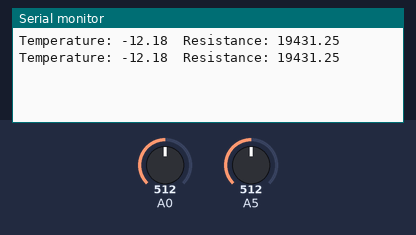
Bench run of a sketch on a simulated Arduino Uno, built with avr-gcc and run on an emulated ATmega328P. Shown: the last lines printed to the serial monitor. Inputs (shaded band) come from the test bench; at power-on: A0 = 512, A5 = 512.

Above: at 1.3 s.
1.4 s: A0 set to 0
At 2.4 s:
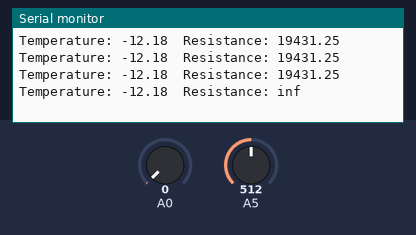
4.0 s: A5 set to 0
At 4.9 s:
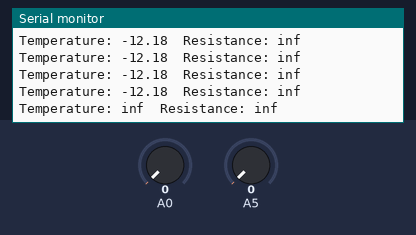
6.5 s: A0 set to 122
At 7.4 s:
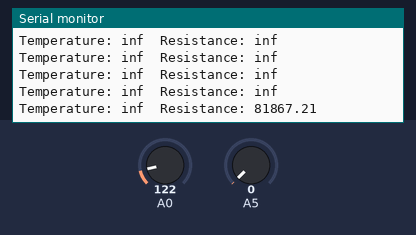
9.0 s: A5 set to 122
At 9.4 s:
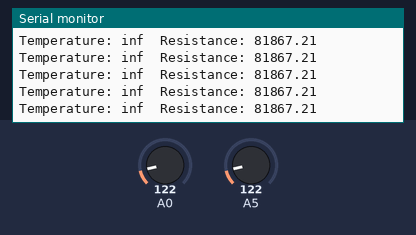

The sketch:

temp_sensor.ino
```cpp
void setup() {
    // put your setup code here, to run once:
    Serial.begin(9600);
}

void loop() {
  // put your main code here, to run repeatedly:
  int temp_meas = analogRead(A5);
  int pres_meas = analogRead(A0);
  float V1 = temp_meas*(5.0/1000.0);
  float V2 = pres_meas*(5.0/100000.0);
  //Serial.print(temp_meas);
  delay(500);
  float i1 = V1/1000.0;
  float R1 = (5.00-V1)/i1;

  float temp_C = ((R1/1000-1)/0.00385);


  float i2 = V2/100.0;
  float R2 = (5.00-V2)/i2;


  Serial.print("Temperature: ");
  Serial.print(temp_C);

  Serial.print("  Resistance: ");
  Serial.println(R2);

}
```

Measured:
- after the input at 1.4 s, the serial monitor: prints a new line after 0.61 s (image 1)
- after the input at 4.0 s, the serial monitor: prints a new line after 0.51 s (image 2)
- after the input at 6.5 s, the serial monitor: prints a new line after 0.51 s (image 3)
